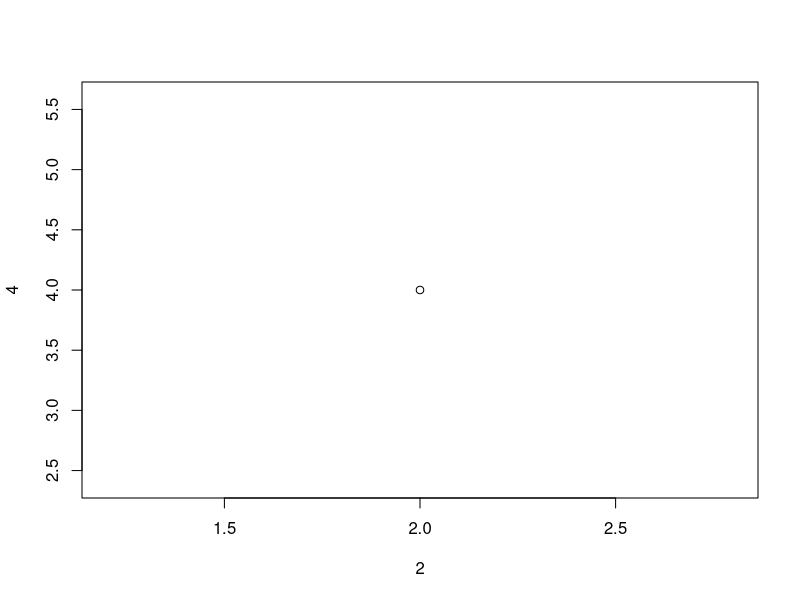
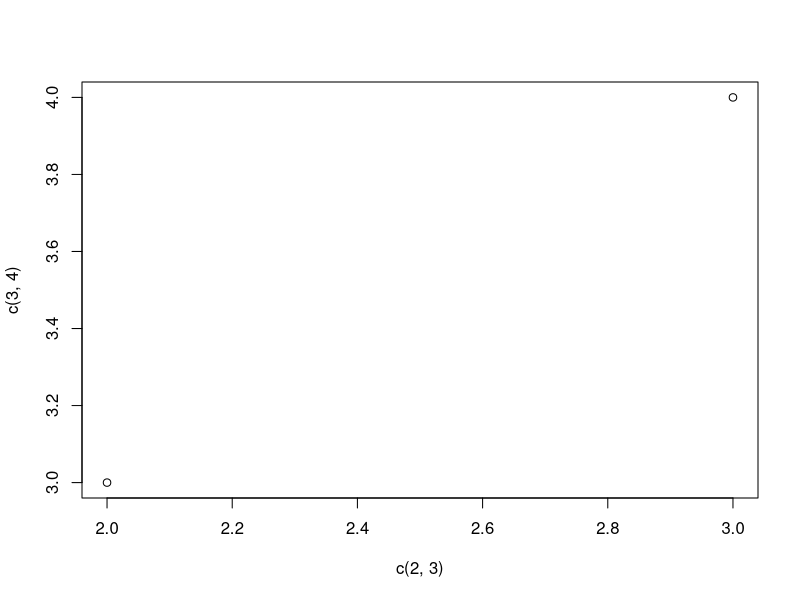
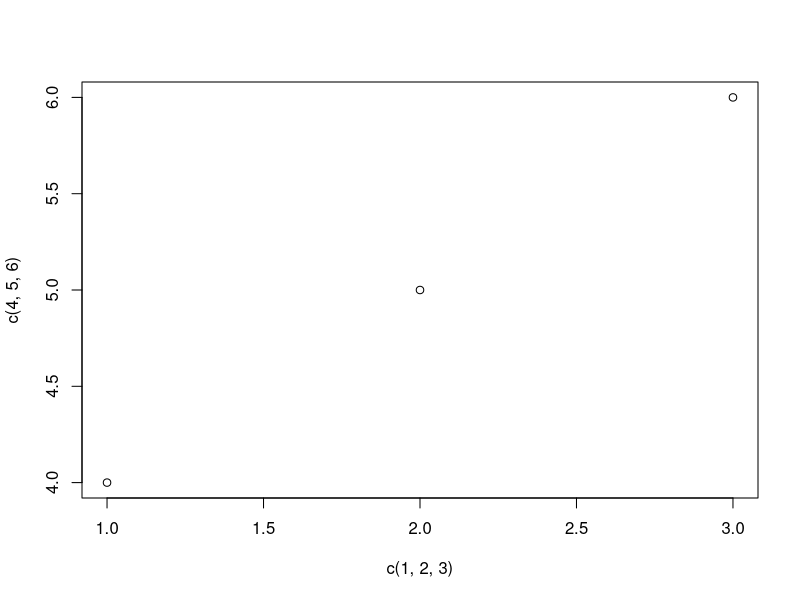
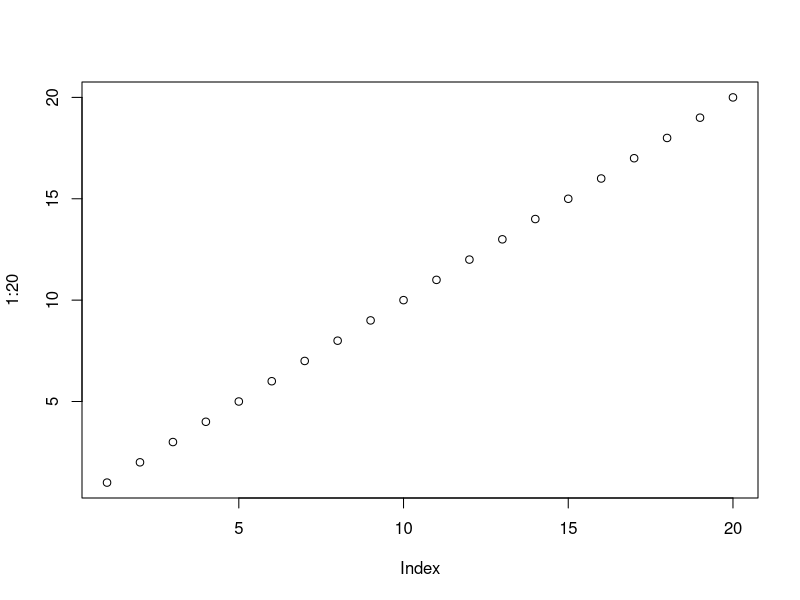
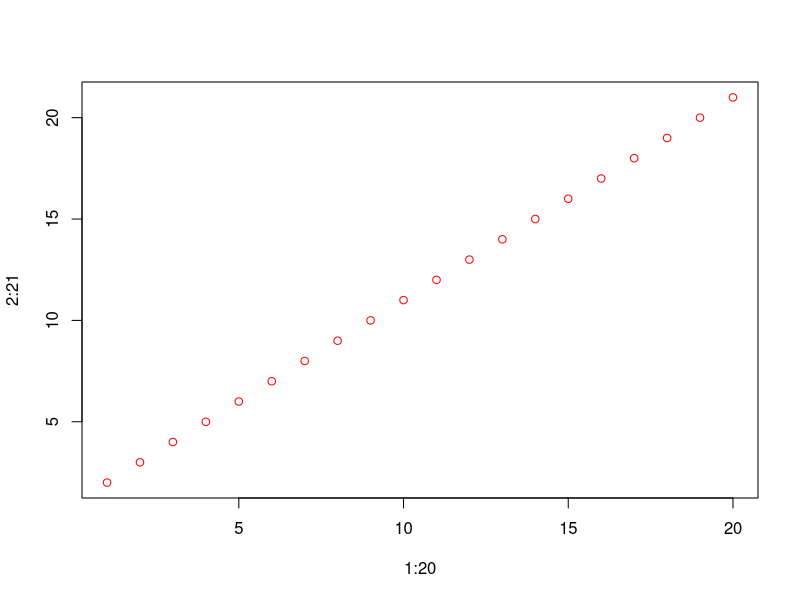
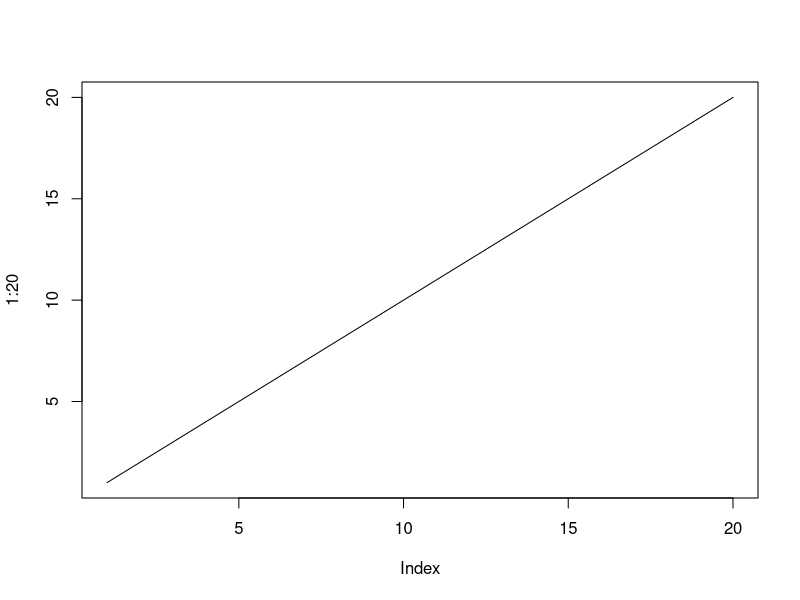
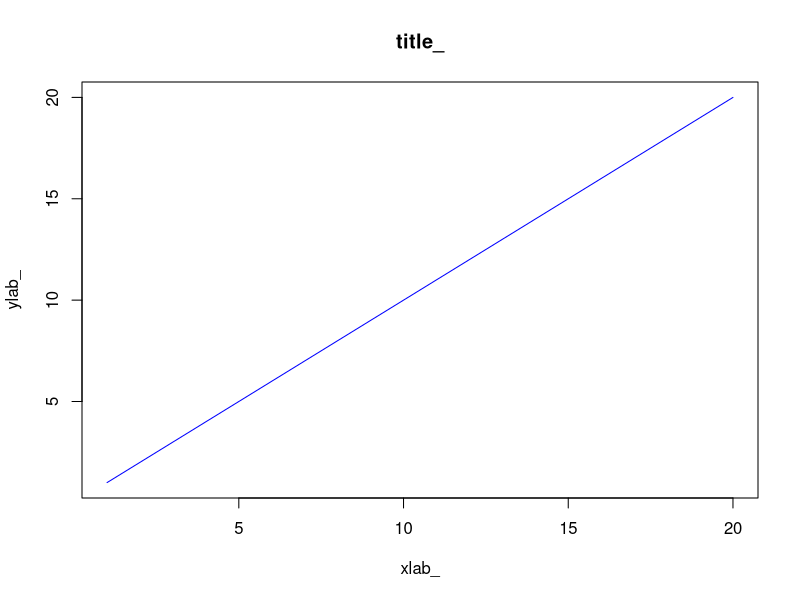
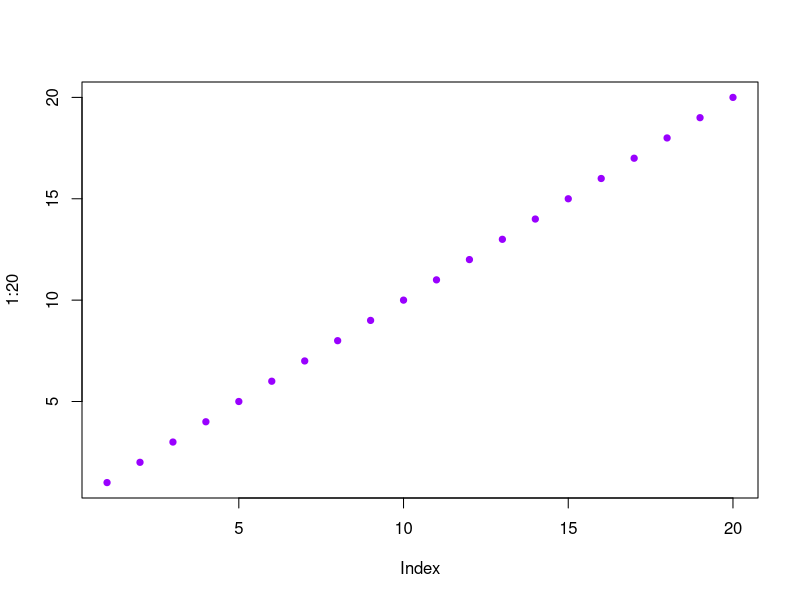

Here is the R script that generated these plots, in order:
# # print("Aditya") 
# # .aditya = 'Aditya'
# # .aditya
# # .z <- "zoro"
# # print(.z)
# # paste(.aditya, .z, "Roronoa")

# #### Data types
# # x <- 11.5
# # class(x)
# # y <- 100L
# # class(y)
# # z <- 6i+3
# # class(z)
# # x <- "shridhar"
# # class(x)
# # y <- TRUE
# # class(y)

# #### Type conversion
# # x<-10
# # y<-10L
# # z<-10i
# # class(x)
# # class(y)
# # class(z)
# # x <- as.integer(x)
# # class(x)
# # x <- as.numeric(x)
# # class(x)
# # x <- as.complex(x)
# # class(x)

# # s <- "adddddd
# # bbbbbb
# # addd"
# # paste(s)
# # cat(s)
# # nchar(s) #number of characters in string
# # grep("b", s) #search if char is present or not
# # grep("z", s)

# #### Operatos + - * / %%
# # 5%%4 #remainder
# # 5%/%3 #integer divison
# # 5^2 #power
#  ### Assignment operators = <- <<- ->
# # a = 5
# # b <- 6
# # d <<- "m/ankar"
# # b -> e
# # paste(a, b, d, e)
#  ### Comparison == <= >= !=
# # a==b
# # a<=b
#  ### Logical ! && ||
#   # & : element wise AND operator
# # c(TRUE, FALSE, FALSE) & c(TRUE, FALSE, TRUE)

# #### Conditional statements
# # if(5 > 3) {
# #     print("5 is greater")
# # } else {
# #     "3 is greater"
# # }

# # ### Loop
# # i <- 1
# # while(i < 6){
# #     print(i)
# #     i <- i+1
# # }

# # while(i > 0){
# #     i <- i-1
# #     if(i == 3){
# #         print("3 is skipped")
# #         next
# #     }
# #     if(i == 2) {
# #         break
# #     }
# #     print(i)
# # }

# # # for (identifier in collection) {
# # #    selected
# # # }
# # for(x in 1:5) {
# #     if(x == 3) next
# #     print(x)
# # }


# ### Vector
# a <- c('shri', "dhar")
# d <- 1:15
# nums <- seq(from = 0, to = 500, by = 100)
# a
# d
# nums
# length(d)
# sort(a)
# a[1]
# nums[1:5]
# ### List
# a <- list(3, 4, "abc", TRUE)
# # a[1:4]
# append(a, "aditya") #at the end
# append(a, "pratap", after=1)
# print("--------------------------------------")
# a[-1] #remove ele at 1

# d <- c(a, d, nums) #to combine lists
# paste(d)


# ### Matrix 
# a <- matrix(c(1, 2, 3, 4, 5, 6), ncol=3, nrow=2)
# a
# a[2, ] #only show 2nd row
# a[, 1] #only show 1st col
# a[2, 1] 
# a[, c(1, 2)] #show column 1 & 2
# a
# rbind(a, c(8, 8, 8))
# cbind(a, c(11, 11))
# a[-c(1),-c(1)]
# dim(a) #dimensions
# length(a) #items
# b <- matrix(c(7, 8, 9, 10, 11, 12), nrow=2, ncol=3)
# rbind(a, b)
# cbind(a, b)

# ### Data Frame - table, 1 data type in one column
# df <- data.frame(
#     name = c("Aditya", "luffy", "zoro", "sanji"),
#     strength   = c(100, 10000, 11000, 9000)
# )
# df
# dim(df)
# nrow(df)
# ncol(df)
# length(df) #number of columns
# summary(df)
# rbind(df, c("usopp", 1))
# cbind(df, rizz=c(10, 10, 30, 20))
# df[1]
# df[["name"]]
# df$name #all three are the same
# df[-c(1), ]
# df[, -c(2)]

# ### Factor - categorized
# studs <- factor(c("A", "B", "C", "A"), levels=c("A", "B", "C", "D"))
# studs
# levels(studs)
# studs[1] <-"D"




### ***** GRAPHICS *****
    #***** PLOT *****
plot(2, 4)
plot(c(2, 3), c(3, 4))
plot(c(1, 2, 3), c(4, 5, 6))

plot(1:20)
plot(1:20, 2:21, col="red")
plot(1:20, type="l")
plot(1:20, main="title_", xlab="xlab_", ylab="ylab_", type='l', col="blue")
# plot() multiple lines
plot(1:20, col="#9900ff", type='p', cex = 1.25, pch=20)
l2 <- c(0, 1, 5, 3, 4, 1)
l3 <- c(3, 51, 2, 5, 5, 7)
l4 <- c(1, 2, 3, 4, 5, 6)
l5 <- c(6, 2, 3, 5, 54, 1)
plot(l3, l2, type="l", col='red', lwd=2, lty=3) #lwd line width
lines(l4, l5, type="l", col="#a282ee", lwd=5, lty=6
) #lty = line style

    #***** PYCHART - circular view *****
a <- c(10, 29, 39, 70, 30)
labels <- c("a", "b", "c", "d", "e")
colors <- c("red", "blue", "yellow", "green", "white")
pie(a, labels, main="student marks in different subjects", init.angle=90, col=colors)
legend("bottomright", labels, fill = colors)

    #***** BARCHART *****
x <- c("maths", "science", "english", "hindi")
y <- c(50, 60, 70, 80)
barplot(y, names.arg=x, col="red", density=15, main="Student marks", xlab="subjects", ylab="marks", ylim=c(0, 100), width=c(2, 4, 5, 6)) #horiz=TRUE for horizontal, density-lines density,


#***** DATASETS *****
iris
dim(iris)
class(iris)
names(iris) #variable name, attributes
# ?iris
# rownames(iris)
# iris$Species
# sort(iris$Sepal.Length)
summary(iris)

mtcars
min(mtcars$hp)
max(mtcars$hp)
rownames(mtcars)[which.max(mtcars$hp)]

a <- c(8, 10, 4, 6, 6)
mean(a)
median(a)
sort(a)
# mode(a) won't give mode
table(a)
names(sort(-table(a)))[1] #mode

Orange
summary(Orange)
mean(Orange$age)
median(Orange$age)
names(sort(-table(Orange$age)))[1]

#t20
year <- c(2007, 2012, 2009, 2010, 2014, 2016, 2021)
winner <- c("India", "Shri Lanka", "Pakistan", "England", "West Indies", "West Indies", "West Indies")
t20_winners <- data.frame(
    Year = year,
    Winner = winner
)
barplot(table(t20_winners$Winner),
    main = "T20 World Cup Winners",
    xlab = "Teams",
    ylab = "Number of wins",
    col = "lightblue",
    border = "black",
    ylim = c(0, 4)
)

text(x = barplot(table(t20_winners$Winner), ylim=c(0, 5))-0.25,
    y = table(t20_winners$Winner)+0.1,
    labels = table(t20_winners$Winner),
    col = "green",
    cex=0.8,
)
